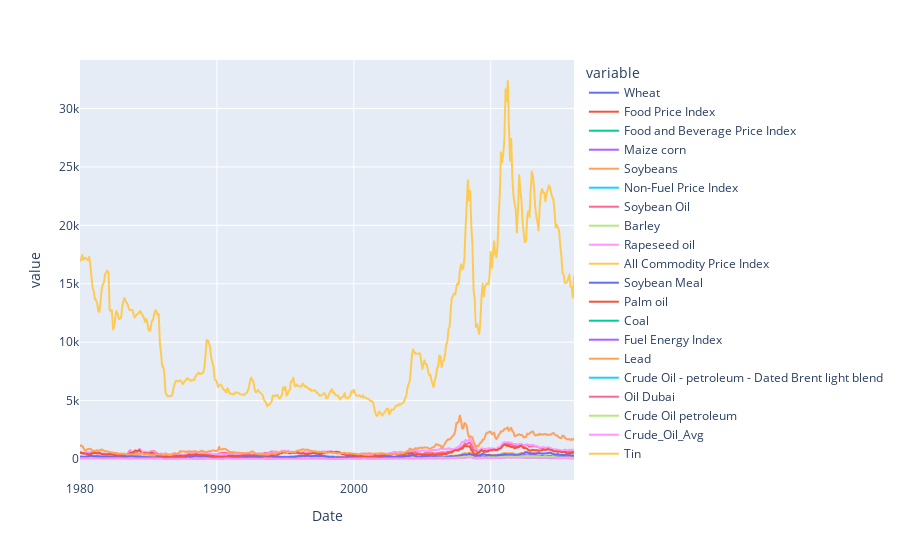

The cell this chart's notebook holds for it:
### Code cell
px.line(data)

### Figure 1 — Plotly figure (JSON) as saved in the notebook; plotly's stock layout.template omitted (floating-point values rounded to 4 significant figures; data arrays with more than 128 entries replaced by an {"elided": "..."} marker saying what was removed)
{"data": [{"hovertemplate": "variable=Wheat<br>Date=%{x}<br>value=%{y}<extra></extra>", "legendgroup": "Wheat", "line": {"color": "#636efa", "dash": "solid"}, "marker": {"symbol": "circle"}, "mode": "lines", "name": "Wheat", "showlegend": true, "type": "scattergl", "x": {"elided": "434 str values"}, "xaxis": "x", "y": {"elided": "434 float values"}, "yaxis": "y"}, {"hovertemplate": "variable=Food Price Index<br>Date=%{x}<br>value=%{y}<extra></extra>", "legendgroup": "Food Price Index", "line": {"color": "#EF553B", "dash": "solid"}, "marker": {"symbol": "circle"}, "mode": "lines", "name": "Food Price Index", "showlegend": true, "type": "scattergl", "x": {"elided": "434 str values"}, "xaxis": "x", "y": {"elided": "434 float values"}, "yaxis": "y"}, {"hovertemplate": "variable=Food and Beverage Price Index<br>Date=%{x}<br>value=%{y}<extra></extra>", "legendgroup": "Food and Beverage Price Index", "line": {"color": "#00cc96", "dash": "solid"}, "marker": {"symbol": "circle"}, "mode": "lines", "name": "Food and Beverage Price Index", "showlegend": true, "type": "scattergl", "x": {"elided": "434 str values"}, "xaxis": "x", "y": {"elided": "434 float values"}, "yaxis": "y"}, {"hovertemplate": "variable=Maize corn<br>Date=%{x}<br>value=%{y}<extra></extra>", "legendgroup": "Maize corn", "line": {"color": "#ab63fa", "dash": "solid"}, "marker": {"symbol": "circle"}, "mode": "lines", "name": "Maize corn", "showlegend": true, "type": "scattergl", "x": {"elided": "434 str values"}, "xaxis": "x", "y": {"elided": "434 float values"}, "yaxis": "y"}, {"hovertemplate": "variable=Soybeans<br>Date=%{x}<br>value=%{y}<extra></extra>", "legendgroup": "Soybeans", "line": {"color": "#FFA15A", "dash": "solid"}, "marker": {"symbol": "circle"}, "mode": "lines", "name": "Soybeans", "showlegend": true, "type": "scattergl", "x": {"elided": "434 str values"}, "xaxis": "x", "y": {"elided": "434 float values"}, "yaxis": "y"}, {"hovertemplate": "variable=Non-Fuel Price Index<br>Date=%{x}<br>value=%{y}<extra></extra>", "legendgroup": "Non-Fuel Price Index", "line": {"color": "#19d3f3", "dash": "solid"}, "marker": {"symbol": "circle"}, "mode": "lines", "name": "Non-Fuel Price Index", "showlegend": true, "type": "scattergl", "x": {"elided": "434 str values"}, "xaxis": "x", "y": {"elided": "434 float values"}, "yaxis": "y"}, {"hovertemplate": "variable=Soybean Oil<br>Date=%{x}<br>value=%{y}<extra></extra>", "legendgroup": "Soybean Oil", "line": {"color": "#FF6692", "dash": "solid"}, "marker": {"symbol": "circle"}, "mode": "lines", "name": "Soybean Oil", "showlegend": true, "type": "scattergl", "x": {"elided": "434 str values"}, "xaxis": "x", "y": {"elided": "434 float values"}, "yaxis": "y"}, {"hovertemplate": "variable=Barley<br>Date=%{x}<br>value=%{y}<extra></extra>", "legendgroup": "Barley", "line": {"color": "#B6E880", "dash": "solid"}, "marker": {"symbol": "circle"}, "mode": "lines", "name": "Barley", "showlegend": true, "type": "scattergl", "x": {"elided": "434 str values"}, "xaxis": "x", "y": {"elided": "434 float values"}, "yaxis": "y"}, {"hovertemplate": "variable=Rapeseed oil<br>Date=%{x}<br>value=%{y}<extra></extra>", "legendgroup": "Rapeseed oil", "line": {"color": "#FF97FF", "dash": "solid"}, "marker": {"symbol": "circle"}, "mode": "lines", "name": "Rapeseed oil", "showlegend": true, "type": "scattergl", "x": {"elided": "434 str values"}, "xaxis": "x", "y": {"elided": "434 float values"}, "yaxis": "y"}, {"hovertemplate": "variable=All Commodity Price Index<br>Date=%{x}<br>value=%{y}<extra></extra>", "legendgroup": "All Commodity Price Index", "line": {"color": "#FECB52", "dash": "solid"}, "marker": {"symbol": "circle"}, "mode": "lines", "name": "All Commodity Price Index", "showlegend": true, "type": "scattergl", "x": {"elided": "434 str values"}, "xaxis": "x", "y": {"elided": "434 float values"}, "yaxis": "y"}, {"hovertemplate": "variable=Soybean Meal<br>Date=%{x}<br>value=%{y}<extra></extra>", "legendgroup": "Soybean Meal", "line": {"color": "#636efa", "dash": "solid"}, "marker": {"symbol": "circle"}, "mode": "lines", "name": "Soybean Meal", "showlegend": true, "type": "scattergl", "x": {"elided": "434 str values"}, "xaxis": "x", "y": {"elided": "434 float values"}, "yaxis": "y"}, {"hovertemplate": "variable=Palm oil<br>Date=%{x}<br>value=%{y}<extra></extra>", "legendgroup": "Palm oil", "line": {"color": "#EF553B", "dash": "solid"}, "marker": {"symbol": "circle"}, "mode": "lines", "name": "Palm oil", "showlegend": true, "type": "scattergl", "x": {"elided": "434 str values"}, "xaxis": "x", "y": {"elided": "434 float values"}, "yaxis": "y"}, {"hovertemplate": "variable=Coal<br>Date=%{x}<br>value=%{y}<extra></extra>", "legendgroup": "Coal", "line": {"color": "#00cc96", "dash": "solid"}, "marker": {"symbol": "circle"}, "mode": "lines", "name": "Coal", "showlegend": true, "type": "scattergl", "x": {"elided": "434 str values"}, "xaxis": "x", "y": {"elided": "434 float values"}, "yaxis": "y"}, {"hovertemplate": "variable=Fuel Energy Index<br>Date=%{x}<br>value=%{y}<extra></extra>", "legendgroup": "Fuel Energy Index", "line": {"color": "#ab63fa", "dash": "solid"}, "marker": {"symbol": "circle"}, "mode": "lines", "name": "Fuel Energy Index", "showlegend": true, "type": "scattergl", "x": {"elided": "434 str values"}, "xaxis": "x", "y": {"elided": "434 float values"}, "yaxis": "y"}, {"hovertemplate": "variable=Lead<br>Date=%{x}<br>value=%{y}<extra></extra>", "legendgroup": "Lead", "line": {"color": "#FFA15A", "dash": "solid"}, "marker": {"symbol": "circle"}, "mode": "lines", "name": "Lead", "showlegend": true, "type": "scattergl", "x": {"elided": "434 str values"}, "xaxis": "x", "y": {"elided": "434 float values"}, "yaxis": "y"}, {"hovertemplate": "variable=Crude Oil - petroleum - Dated Brent light blend<br>Date=%{x}<br>value=%{y}<extra></extra>", "legendgroup": "Crude Oil - petroleum - Dated Brent light blend", "line": {"color": "#19d3f3", "dash": "solid"}, "marker": {"symbol": "circle"}, "mode": "lines", "name": "Crude Oil - petroleum - Dated Brent light blend", "showlegend": true, "type": "scattergl", "x": {"elided": "434 str values"}, "xaxis": "x", "y": {"elided": "434 float values"}, "yaxis": "y"}, {"hovertemplate": "variable=Oil Dubai<br>Date=%{x}<br>value=%{y}<extra></extra>", "legendgroup": "Oil Dubai", "line": {"color": "#FF6692", "dash": "solid"}, "marker": {"symbol": "circle"}, "mode": "lines", "name": "Oil Dubai", "showlegend": true, "type": "scattergl", "x": {"elided": "434 str values"}, "xaxis": "x", "y": {"elided": "434 float values"}, "yaxis": "y"}, {"hovertemplate": "variable=Crude Oil petroleum<br>Date=%{x}<br>value=%{y}<extra></extra>", "legendgroup": "Crude Oil petroleum", "line": {"color": "#B6E880", "dash": "solid"}, "marker": {"symbol": "circle"}, "mode": "lines", "name": "Crude Oil petroleum", "showlegend": true, "type": "scattergl", "x": {"elided": "434 str values"}, "xaxis": "x", "y": {"elided": "434 float values"}, "yaxis": "y"}, {"hovertemplate": "variable=Crude_Oil_Avg<br>Date=%{x}<br>value=%{y}<extra></extra>", "legendgroup": "Crude_Oil_Avg", "line": {"color": "#FF97FF", "dash": "solid"}, "marker": {"symbol": "circle"}, "mode": "lines", "name": "Crude_Oil_Avg", "showlegend": true, "type": "scattergl", "x": {"elided": "434 str values"}, "xaxis": "x", "y": {"elided": "434 float values"}, "yaxis": "y"}, {"hovertemplate": "variable=Tin<br>Date=%{x}<br>value=%{y}<extra></extra>", "legendgroup": "Tin", "line": {"color": "#FECB52", "dash": "solid"}, "marker": {"symbol": "circle"}, "mode": "lines", "name": "Tin", "showlegend": true, "type": "scattergl", "x": {"elided": "434 str values"}, "xaxis": "x", "y": {"elided": "434 float values"}, "yaxis": "y"}], "layout": {"legend": {"title": {"text": "variable"}, "tracegroupgap": 0}, "margin": {"t": 60}, "xaxis": {"anchor": "y", "domain": [0, 1], "title": {"text": "Date"}}, "yaxis": {"anchor": "x", "domain": [0, 1], "title": {"text": "value"}}}}
